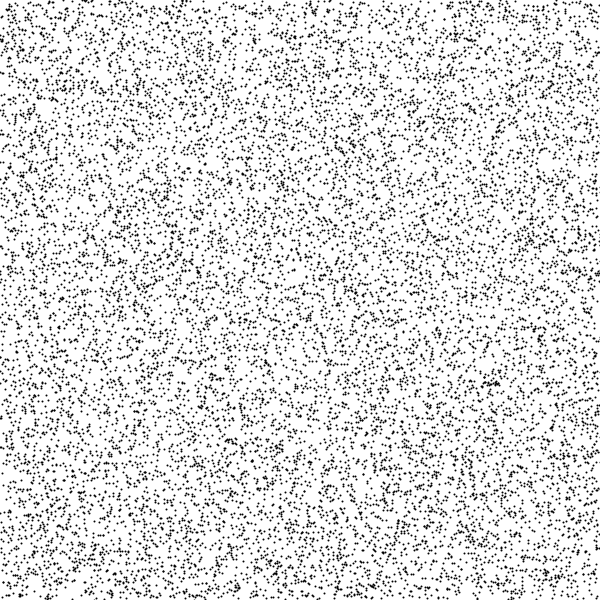
Frame 1 (no input)
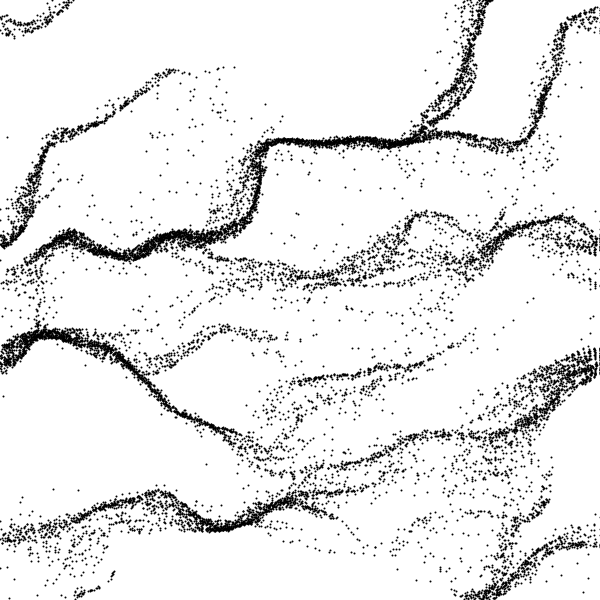
Frame 60 (the mouse pressed at the canvas centre just before this capture)
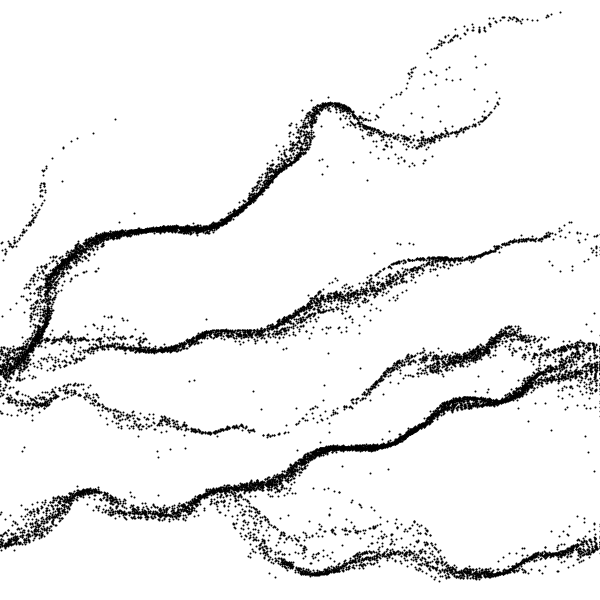
Frame 120 (the mouse held since frame 60 and released just before this capture)

The Processing sketch that drew these frames (run headless with seeded random() and noise(); from frame 60 on, the mouse is pressed at the canvas centre):

// Processing sketch: Basic_FlowField
// ── Basic_FlowField.pde
FlowField flowField;
Particle[] particles;
int numParticles = 15000;


void setup() {
    // fullScreen();
    size(600, 600);
    flowField = new FlowField(10);
    flowField.update();

    particles = new Particle[numParticles];
    for (int i = 0; i < numParticles; i++) {
        PVector start = new PVector(random(600), random(600));
        particles[i] = new Particle(start, random(2,5));
    }
    
}


void draw() {
    background(255);
    flowField.update();

    strokeWeight(2);
    for (Particle p : particles) {
        p.follow(flowField);
    }
}
// ── FlowField.pde
public class FlowField {
    PVector[] vectors;
    int rows, cols, res;
    float noiseScale = 0.2;
    float zOff = 0.0;

    FlowField(int r) {
        res = r;
        cols = (600 / res) + 1;
        rows = (600 / res) + 1;
        vectors = new PVector[rows * cols];
    }

    void update() {
        for (int i = 0; i < rows; i++) {
            for (int j = 0; j < cols; j++) {
                float n = noise(j*noiseScale, i*noiseScale, zOff)*1;
                vectors[j + i * cols] = PVector.fromAngle(n*TWO_PI);;
            }
        }
        zOff += 0.005;
    }
}
// ── Particle.pde
public class Particle{
    PVector pos, vel, acc;
    float maxSpd;
    int x, y;

    Particle(PVector start, float maxSpeed){
        maxSpd = maxSpeed;
        pos = start;
        vel = new PVector(0, 0);
    }

    void update() {
        pos.add(vel);
        vel.limit(maxSpd);
    }

    void edges() {
        if (pos.x > 600) pos.x = 0;
        else if (pos.x < 0) pos.x = 600;
        if (pos.y > 600) pos.y = 0;
        else if (pos.y < 0) pos.y = 600;
    }

    void follow(FlowField flowField) {
        x = floor(pos.x / flowField.res);
        y = floor(pos.y / flowField.res);
        vel.add(flowField.vectors[x + y * flowField.cols]);
        update();
        edges();
        stroke(0);
        point(pos.x, pos.y);
    }
}
